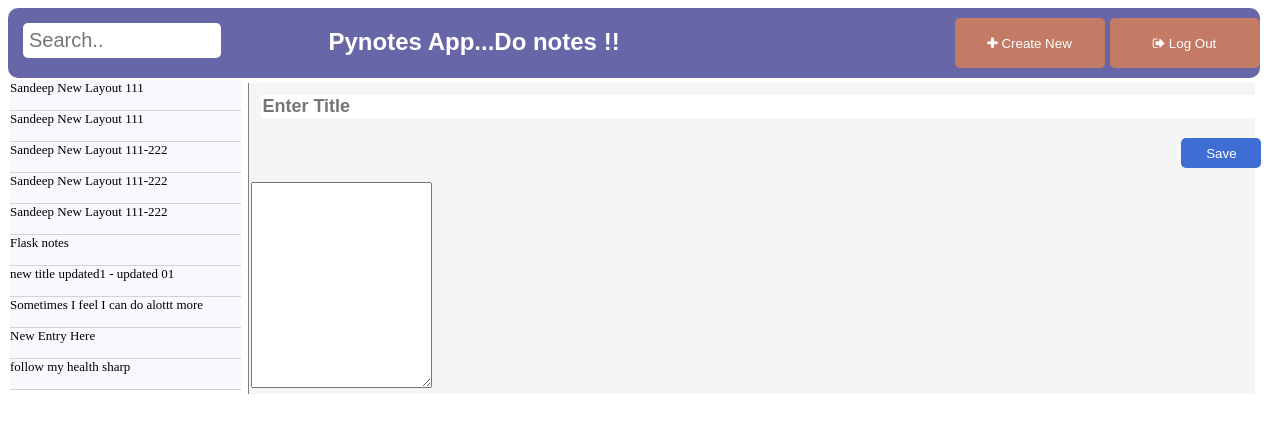
Before: /main?callfrom=new (signed in) with the older database file.
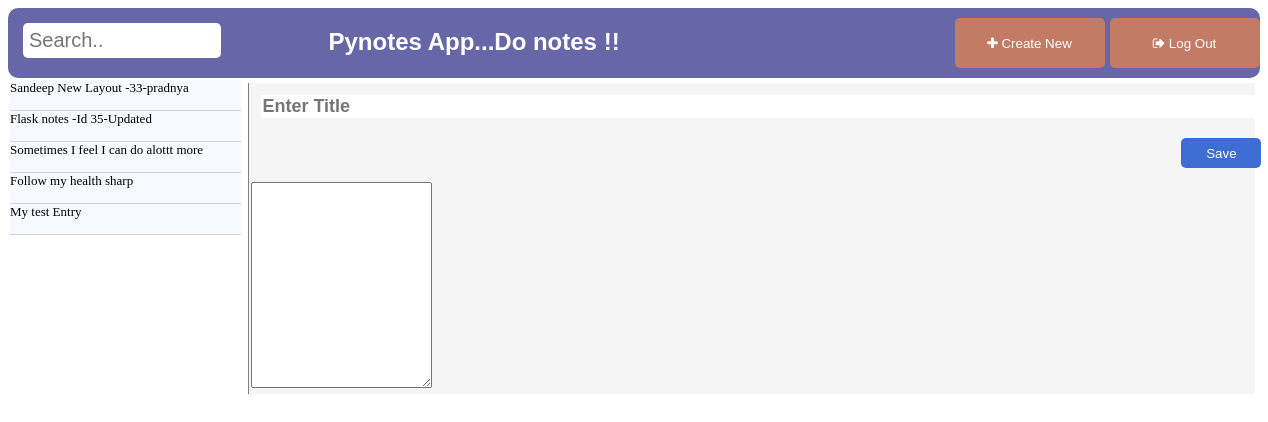
After: the same page with the newer database file.
### tables this page shows
CREATE TABLE Notes(note_id INTEGER PRIMARY KEY AUTOINCREMENT,
        title TEXT NOT NULL,detail TEXT NOT NULL, posted_date TEXT NOT NULL, 
        UserId INTEGER,
        status INTEGER,
        FOREIGN KEY(UserId) REFERENCES Users(user_id));

### app.py (the view)
@app.route("/main",methods=['GET','POST'])
@login_required
def main():
    db = connect_db()
    curr = db.execute('select * from Notes')
    notes = [dict(note_id=row[0],title=row[1],detail=row[2]) for row in curr.fetchall()]
    db.close()
    title = notes[-1]['title']
    detail = notes[-1]['detail']
    note_id = notes[-1]['note_id']
    callfrom = request.args.get('callfrom')
    if callfrom == 'display':
        title = request.args.get('title')
        detail = request.args.get('detail')
        note_id = request.args.get('note_id')
    elif callfrom == 'new':
        title = ''
        detail = ''
        note_id = None
    return render_template('main.html',note_id=note_id, notes=notes, title=title, detail=detail)

### app.py (called while the page is built)
def connect_db():
    return sqlite3.connect(app.config["DATABASE"])

def login_required(test):
    @wraps(test)
    def wrap(*args,**kwargs):
        if 'logged_in' in session:
            return test(*args,**kwargs)
        else:
            flash('you need to login first')
            return redirect(url_for('login'))
    return wrap

### templates/main.html (shortened to what this page needs)
{% extends "template.html" %}
{% block content %}
   <div class="main-head">
      <div class="search-bar">
         <input type="text" placeholder="Search..">
      </div>
      <div class="title-div">
         <h2>Pynotes App...Do notes !!</h2>
      </div>
      <div class="user-quickfunc">
         <a href="{{ url_for('main', callfrom='new') }}"><button class="head-btn"><i class="fa fa-plus"></i> Create New </button></a>
         <a href="{{ url_for('log_out') }}"><button class="head-btn"><i class="fa fa-sign-out"></i> Log Out </button></a>
      </div>
   </div>
   <div class=body-main>
      <div class="body-left">
         {% for p in notes %}
            <a href="{{ url_for('display_entry', note_id=p.note_id) }}" class="note-entry">
            <div>
               {{p.title}}
            </div>
            </a>
         {% endfor %}
      </div>
      <div class="body-right">
         <div class="form-main">
            <form action="{{ url_for('notes', note_id=note_id) }}"  method="post">
               <div class="form-title">
                  <div id="fl">
                     <input placeholder="Enter Title" name="title" type="text" value="{{ title }}">
                  </div>
                  <div id="fr">
                     {% if note_id != None %}
                     <input class="oth-btn" id="update" name='savedata' type="submit" value="Update">
                     <input class="oth-btn" id="delete" name='savedata' type="submit" value="Delete">
                     {% else %}
                     <input class="oth-btn" name='savedata' type="submit" value="Save">
                     {% endif %}
                  </div>
               </div>
               <div>
                     <textarea id="detail" class= "note-area" name="detail" type="text" placeholder="Detail Notes">{{ detail }}  </textarea>
               </div>
            </form>
         </div>
      </div>
   </div >
{% endblock %}

### templates/template.html (shortened to what this page needs)
<!DOCTYPE html>
<html>
	<head>
		<link rel="stylesheet" href="{{ url_for('static', filename='css/styles.css') }}">
		<link rel="stylesheet" href="https://cdnjs.cloudflare.com/ajax/libs/font-awesome/4.7.0/css/font-awesome.min.css">
	</head>
	<body>
		<div class="container">
			{% block content %}
			{% endblock %}
		</div>
	</body>
</html>

### static/css/styles.css (style rules this page uses)
.body-main { display:flex; }
.body-left { flex:1; color:black; border-color:gray; border-radius:15px; padding:2px; float:left; width:18%; }
.body-right { flex:3; border-left: 1px solid rgb(216, 210, 210); border-color:gray; margin: 5px; padding:2px; width:80%; float:right; background:whitesmoke; }
.main-head { background: rgb(103, 103, 167); display:flex; border-radius:10px; }
.search-bar { padding:5px; flex:1; }
.search-bar input[type=text] { padding: 6px; border: none; margin: 10px; font-size: 20px; width:60%; border-radius:5px }
.title-div { flex:2; color: white; font-family: Verdana, Geneva, Tahoma, sans-serif; }
.user-quickfunc { flex:1; display:flex; float:right }
.body-right Input[type=text] { padding: 1px; border: none; width: 100%; font-size: 15px; }
.note-area { min-height: 200px; height: auto; }
.note-entry { display: block; block-size:30px; text-decoration: none; font: 13px verdana; color: black; border-bottom: 1px solid lightgray; background:ghostwhite; }
.head-btn { display:inline-block; background-color: #c47b65; border: none; color: white; text-align: center; width:150px; height:50px; margin: 10px 5px; opacity: 1; transition: 0.3s; border-radius:5px; margin-right: 0; }
.form-title { display: inline-block; }
#fl { float:left; width:1000px; padding: 5px; margin: 5px; }
#fl input[type=text] { font-family:Verdana, Geneva, Tahoma, sans-serif; font-size: 18px; font-weight: bold; }
#fr { float: right; padding: 10px; }
.oth-btn { display:inline-block; background-color: #3e6ed4; border: none; color: white; text-align: center; font-size: 10px bold; width:80px; height:30px; border-radius:5px; }

Changed rows visible on the page:
removed Notes: title "Sandeep New Layout 111"
removed Notes: title "Sandeep New Layout 111"
removed Notes: title "Sandeep New Layout 111-222"
removed Notes: title "Sandeep New Layout 111-222"
removed Notes: title "new title updated1 - updated 01"
removed Notes: title "New Entry Here"
changed Notes: title "Sandeep New Layout 111-222" → "Sandeep New Layout -33-pradnya"
changed Notes: title "Flask notes" → "Flask notes -Id 35-Updated"
changed Notes: title "follow my health sharp" → "Follow my health sharp"
added Notes: title "My test Entry"
